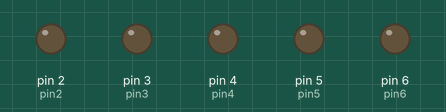
This sketch was run on a simulated Arduino Uno, built with avr-gcc and run on an emulated ATmega328P. Parts: output pins drawn as LEDs (lit = HIGH).

Above: at 0.1 s.
At 4.1 s:
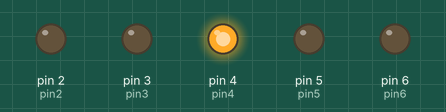
At 9.1 s:
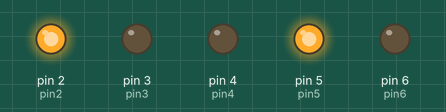
At 19.1 s:
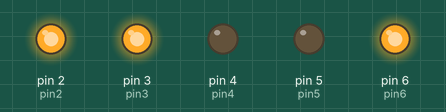
At 29.1 s:
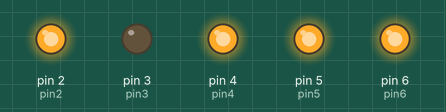
At 39.1 s:
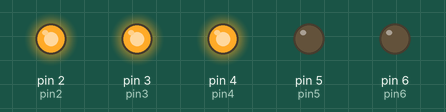
Timing chart, 0 to 40.0 s (numbered marks = the images above):
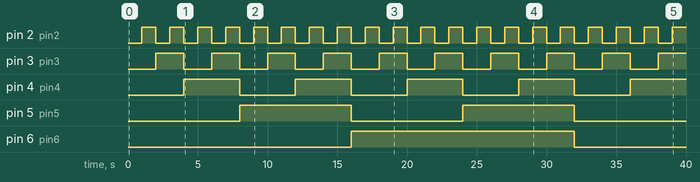

The sketch:

arduino_tutorial_06_build_an_led_binary_counter.ino
```cpp
int pin2 = 2;
int pin3 = 3;
int pin4 = 4;
int pin5 = 5;
int pin6 = 6;
int delayTime = 1000;

void setup() {
  // put your setup code here, to run once:
  pinMode(pin2,OUTPUT);
  pinMode(pin3,OUTPUT);
  pinMode(pin4,OUTPUT);
  pinMode(pin5,OUTPUT);
  pinMode(pin6,OUTPUT);
}

void loop() {
  // put your main code here, to run repeatedly:
  // 0
  digitalWrite(pin2,LOW);
  digitalWrite(pin3,LOW);
  digitalWrite(pin4,LOW);
  digitalWrite(pin5,LOW);
  digitalWrite(pin6,LOW);
  delay(delayTime);
  // 1
  digitalWrite(pin2,HIGH);
  digitalWrite(pin3,LOW);
  digitalWrite(pin4,LOW);
  digitalWrite(pin5,LOW);
  digitalWrite(pin6,LOW);
  delay(delayTime);
  // 2
  digitalWrite(pin2,LOW);
  digitalWrite(pin3,HIGH);
  digitalWrite(pin4,LOW);
  digitalWrite(pin5,LOW);
  digitalWrite(pin6,LOW);
  delay(delayTime);
  // 3
  digitalWrite(pin2,HIGH);
  digitalWrite(pin3,HIGH);
  digitalWrite(pin4,LOW);
  digitalWrite(pin5,LOW);
  digitalWrite(pin6,LOW);
  delay(delayTime);
  // 4
  digitalWrite(pin2,LOW);
  digitalWrite(pin3,LOW);
  digitalWrite(pin4,HIGH);
  digitalWrite(pin5,LOW);
  digitalWrite(pin6,LOW);
  delay(delayTime);
  // 5
  digitalWrite(pin2,HIGH);
  digitalWrite(pin3,LOW);
  digitalWrite(pin4,HIGH);
  digitalWrite(pin5,LOW);
  digitalWrite(pin6,LOW);
  delay(delayTime);
  // 6
  digitalWrite(pin2,LOW);
  digitalWrite(pin3,HIGH);
  digitalWrite(pin4,HIGH);
  digitalWrite(pin5,LOW);
  digitalWrite(pin6,LOW);
  delay(delayTime);
  // 7
  digitalWrite(pin2,HIGH);
  digitalWrite(pin3,HIGH);
  digitalWrite(pin4,HIGH);
  digitalWrite(pin5,LOW);
  digitalWrite(pin6,LOW);
  delay(delayTime);
  // 8
  digitalWrite(pin2,LOW);
  digitalWrite(pin3,LOW);
  digitalWrite(pin4,LOW);
  digitalWrite(pin5,HIGH);
  digitalWrite(pin6,LOW);
  delay(delayTime);
  // 9
  digitalWrite(pin2,HIGH);
  digitalWrite(pin3,LOW);
  digitalWrite(pin4,LOW);
  digitalWrite(pin5,HIGH);
  digitalWrite(pin6,LOW);
  delay(delayTime);
  // 10
  digitalWrite(pin2,LOW);
  digitalWrite(pin3,HIGH);
  digitalWrite(pin4,LOW);
  digitalWrite(pin5,HIGH);
  digitalWrite(pin6,LOW);
  delay(delayTime);
  // 11
  digitalWrite(pin2,HIGH);
  digitalWrite(pin3,HIGH);
  digitalWrite(pin4,LOW);
  digitalWrite(pin5,HIGH);
  digitalWrite(pin6,LOW);
  delay(delayTime);
  // 12
  digitalWrite(pin2,LOW);
  digitalWrite(pin3,LOW);
  digitalWrite(pin4,HIGH);
  digitalWrite(pin5,HIGH);
  digitalWrite(pin6,LOW);
  delay(delayTime);
  // 13
  digitalWrite(pin2,HIGH);
  digitalWrite(pin3,LOW);
  digitalWrite(pin4,HIGH);
  digitalWrite(pin5,HIGH);
  digitalWrite(pin6,LOW);
  delay(delayTime);
  // 14
  digitalWrite(pin2,LOW);
  digitalWrite(pin3,HIGH);
  digitalWrite(pin4,HIGH);
  digitalWrite(pin5,HIGH);
  digitalWrite(pin6,LOW);
  delay(delayTime);
  // 15
  digitalWrite(pin2,HIGH);
  digitalWrite(pin3,HIGH);
  digitalWrite(pin4,HIGH);
  digitalWrite(pin5,HIGH);
  digitalWrite(pin6,LOW);
  delay(delayTime);
  // 16
  digitalWrite(pin2,LOW);
  digitalWrite(pin3,LOW);
  digitalWrite(pin4,LOW);
  digitalWrite(pin5,LOW);
  digitalWrite(pin6,HIGH);
  delay(delayTime);
  // 17
  digitalWrite(pin2,HIGH);
  digitalWrite(pin3,LOW);
  digitalWrite(pin4,LOW);
  digitalWrite(pin5,LOW);
  digitalWrite(pin6,HIGH);
  delay(delayTime);
  // 18
  digitalWrite(pin2,LOW);
  digitalWrite(pin3,HIGH);
  digitalWrite(pin4,LOW);
  digitalWrite(pin5,LOW);
  digitalWrite(pin6,HIGH);
  delay(delayTime);
  // 19
  digitalWrite(pin2,HIGH);
  digitalWrite(pin3,HIGH);
  digitalWrite(pin4,LOW);
  digitalWrite(pin5,LOW);
  digitalWrite(pin6,HIGH);
  delay(delayTime);
  // 20
  digitalWrite(pin2,LOW);
  digitalWrite(pin3,LOW);
  digitalWrite(pin4,HIGH);
  digitalWrite(pin5,LOW);
  digitalWrite(pin6,HIGH);
  delay(delayTime);
  // 21
  digitalWrite(pin2,HIGH);
  digitalWrite(pin3,LOW);
  digitalWrite(pin4,HIGH);
  digitalWrite(pin5,LOW);
  digitalWrite(pin6,HIGH);
  delay(delayTime);
  // 22
  digitalWrite(pin2,LOW);
  digitalWrite(pin3,HIGH);
  digitalWrite(pin4,HIGH);
  digitalWrite(pin5,LOW);
  digitalWrite(pin6,HIGH);
  delay(delayTime);
  // 23
  digitalWrite(pin2,HIGH);
  digitalWrite(pin3,HIGH);
  digitalWrite(pin4,HIGH);
  digitalWrite(pin5,LOW);
  digitalWrite(pin6,HIGH);
  delay(delayTime);
  // 24
  digitalWrite(pin2,LOW);
  digitalWrite(pin3,LOW);
  digitalWrite(pin4,LOW);
  digitalWrite(pin5,HIGH);
  digitalWrite(pin6,HIGH);
  delay(delayTime);
  // 25
  digitalWrite(pin2,HIGH);
  digitalWrite(pin3,LOW);
  digitalWrite(pin4,LOW);
  digitalWrite(pin5,HIGH);
  digitalWrite(pin6,HIGH);
  delay(delayTime);
  // 26
  digitalWrite(pin2,LOW);
  digitalWrite(pin3,HIGH);
  digitalWrite(pin4,LOW);
  digitalWrite(pin5,HIGH);
  digitalWrite(pin6,HIGH);
  delay(delayTime);
  // 27
  digitalWrite(pin2,HIGH);
  digitalWrite(pin3,HIGH);
  digitalWrite(pin4,LOW);
  digitalWrite(pin5,HIGH);
  digitalWrite(pin6,HIGH);
  delay(delayTime);
  // 28
  digitalWrite(pin2,LOW);
  digitalWrite(pin3,LOW);
  digitalWrite(pin4,HIGH);
  digitalWrite(pin5,HIGH);
  digitalWrite(pin6,HIGH);
  delay(delayTime);
  // 29
  digitalWrite(pin2,HIGH);
  digitalWrite(pin3,LOW);
  digitalWrite(pin4,HIGH);
  digitalWrite(pin5,HIGH);
  digitalWrite(pin6,HIGH);
  delay(delayTime);
  // 30
  digitalWrite(pin2,LOW);
  digitalWrite(pin3,HIGH);
  digitalWrite(pin4,HIGH);
  digitalWrite(pin5,HIGH);
  digitalWrite(pin6,HIGH);
  delay(delayTime);
  // 31
  digitalWrite(pin2,HIGH);
  digitalWrite(pin3,HIGH);
  digitalWrite(pin4,HIGH);
  digitalWrite(pin5,HIGH);
  digitalWrite(pin6,HIGH);
  delay(delayTime);
}
```

Measured:
- by itself, pin 2 (pin2): alternates HIGH for 1.0 s and LOW for 1.0 s
- by itself, pin 3 (pin3): alternates HIGH for 2.0 s and LOW for 2.0 s
- by itself, pin 4 (pin4): alternates HIGH for 4.0 s and LOW for 4.0 s
- by itself, pin 5 (pin5): alternates HIGH for 8.0 s and LOW for 8.0 s
- by itself, pin 6 (pin6): LOW → HIGH at 16.0 s, → LOW 16.0 s later
